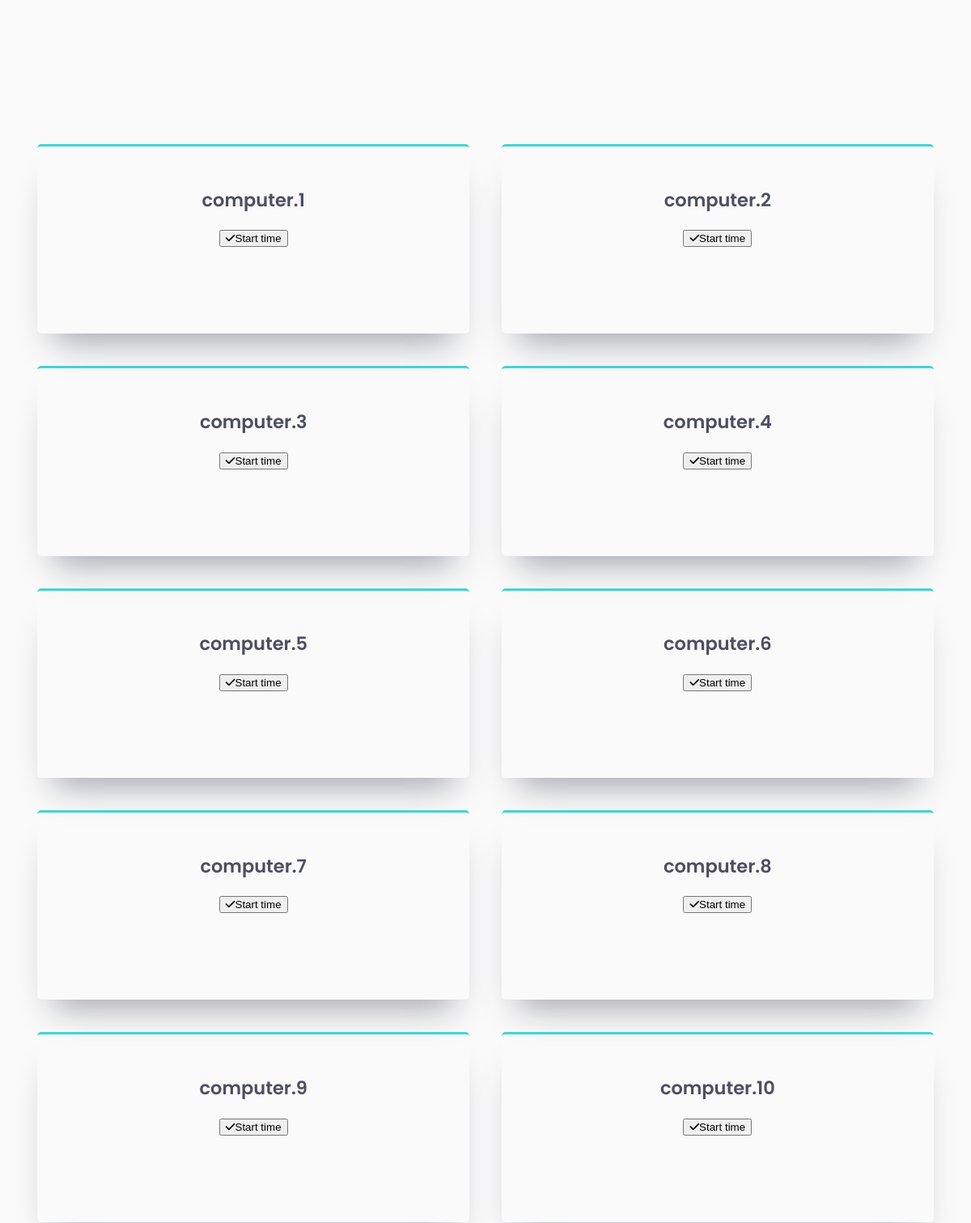
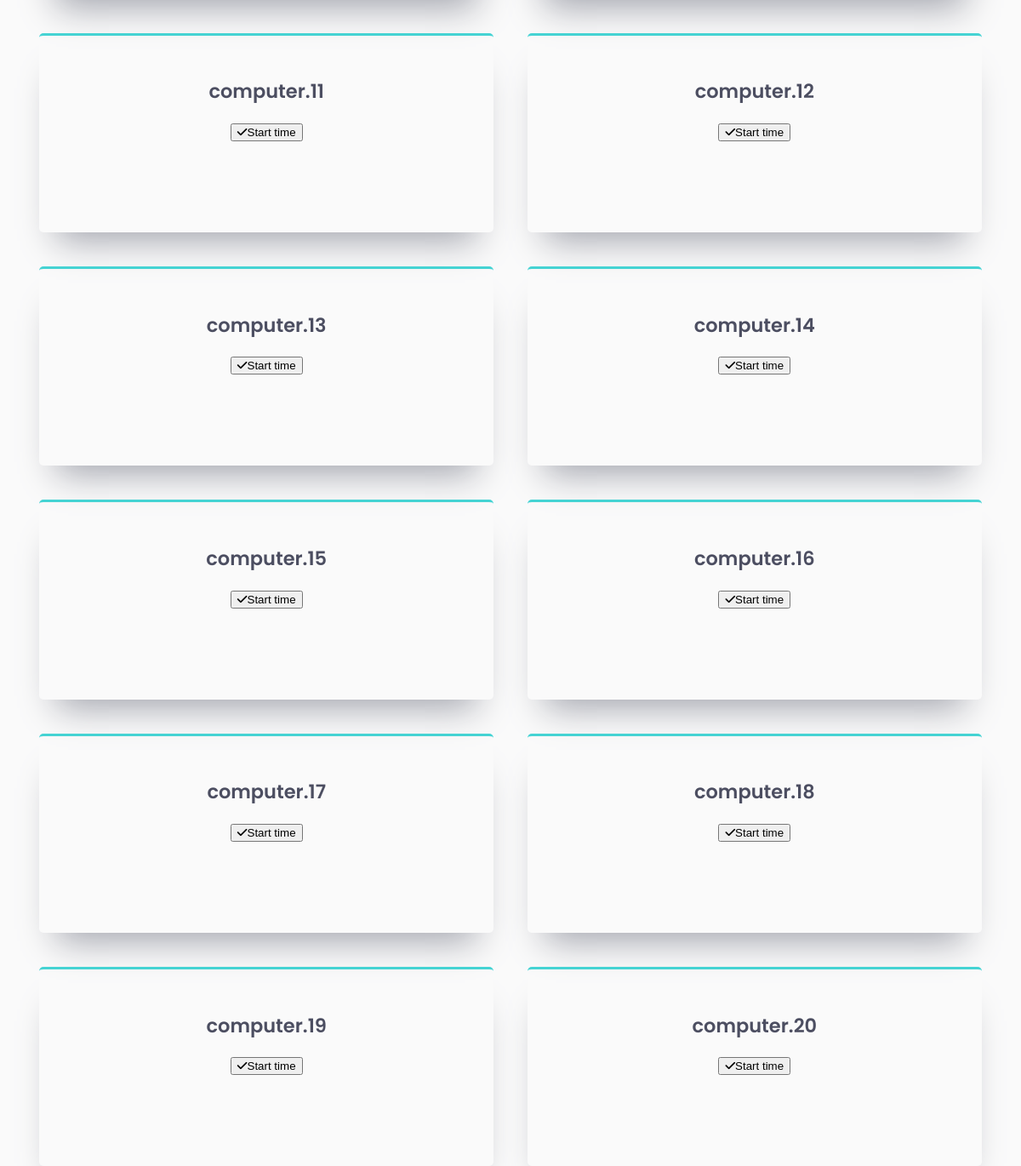
The page / on the database its author committed (2 pictures, top to bottom).
### tables this page shows
CREATE TABLE `computers` (
  `id` int(10) UNSIGNED NOT NULL,
  `name` varchar(16) NOT NULL,
  `status` enum('available','beingUsed','paymentProcess','') NOT NULL DEFAULT 'available'
);

### includes/Connection.php (called while the page is built, shortened)
<?php
class Connection
{
    public function __construct()
    {
        $db_username = 'root';
        $db_password = '';
        $db_name = 'internet_cafe';
        $db_host = 'localhost';
        $this->mysqli = new mysqli($db_host, $db_username, $db_password, $db_name);
    }
}

### includes/Computer.php (called while the page is built, shortened)
<?php
class Computer
{
    public function __construct()
    {
        require_once('Connection.php');
    }
    public function get()
    {
        $conn = new Connection();
        $result = $conn->mysqli->query('SELECT * FROM computers');
        return $result;
    }
}

### index.php (the view, shortened to what this page needs)
<?php
require 'includes/Computer.php';
$computerObj = new Computer();
$result = $computerObj->get();
?>
<!DOCTYPE html>
<html lang="en">
<head>
    <link rel="stylesheet" href="index.css">
    <link rel="stylesheet" href="https://cdnjs.cloudflare.com/ajax/libs/font-awesome/6.0.0/css/all.min.css" />
</head>
<body>
<div style="text-align: center" class="row">
    <?php
    if ($result) {
        while ($obj = $result->fetch_object()) {
            echo '<div style="display: inline-block; width: 40%" class="box box-down cyan">';
            echo '<h2>'.$obj->name.'</h2>';
            if($obj->status==='available'){
                echo '<form action="startTable.php" method="get">
<input name="pcId" type="hidden" value=' .$obj->id.'>
<button type="submit"><i class="fa-solid fa-check"></i>Start time</button>
</form>';
            }
            echo '</div>';
        }
    }
    ?>
</div>
</body>
</html>

### index.css (style rules this page uses)
:root { --red: hsl(0, 78%, 62%); --cyan: hsl(180, 62%, 55%); --orange: hsl(34, 97%, 64%); --blue: hsl(212, 86%, 64%); --varyDarkBlue: hsl(234, 12%, 34%); --grayishBlue: hsl(229, 6%, 66%); --veryLightGray: hsl(0, 0%, 98%); --weight1: 200; --weight2: 400; --weight3: 600; }
body { font-size: 15px; font-family: 'Poppins', sans-serif; background-color: var(--veryLightGray); }
.box { border-radius: 5px; box-shadow: 0px 30px 40px -20px var(--grayishBlue); padding: 30px; margin: 20px; }
.cyan { border-top: 3px solid var(--cyan); }
h2 { color: var(--varyDarkBlue); font-weight: var(--weight3); }
@media (min-width: 950px) { .box-down { position: relative; top: 150px; } }
@media (min-width: 950px) { .box { width: 20%; } }

### rows shown on the page
computers: name "computer.1"
computers: name "computer.2"
computers: name "computer.3"
computers: name "computer.4"
computers: name "computer.5"
computers: name "computer.6"
computers: name "computer.7"
computers: name "computer.8"
computers: name "computer.9"
computers: name "computer.10"
computers: name "computer.11"
computers: name "computer.12"
computers: name "computer.13"
computers: name "computer.14"
computers: name "computer.15"
computers: name "computer.16"
computers: name "computer.17"
computers: name "computer.18"
computers: name "computer.19"
computers: name "computer.20"
